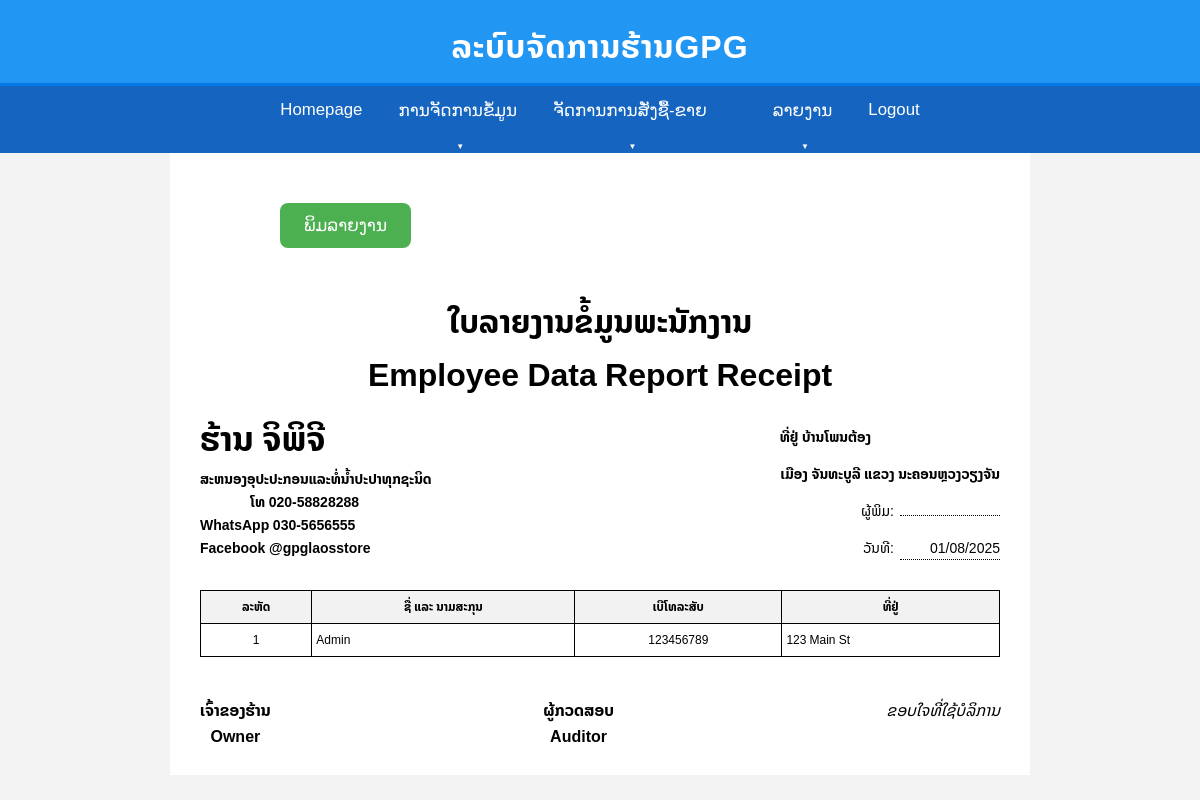
The page /staff_report.php on the database as committed earlier.
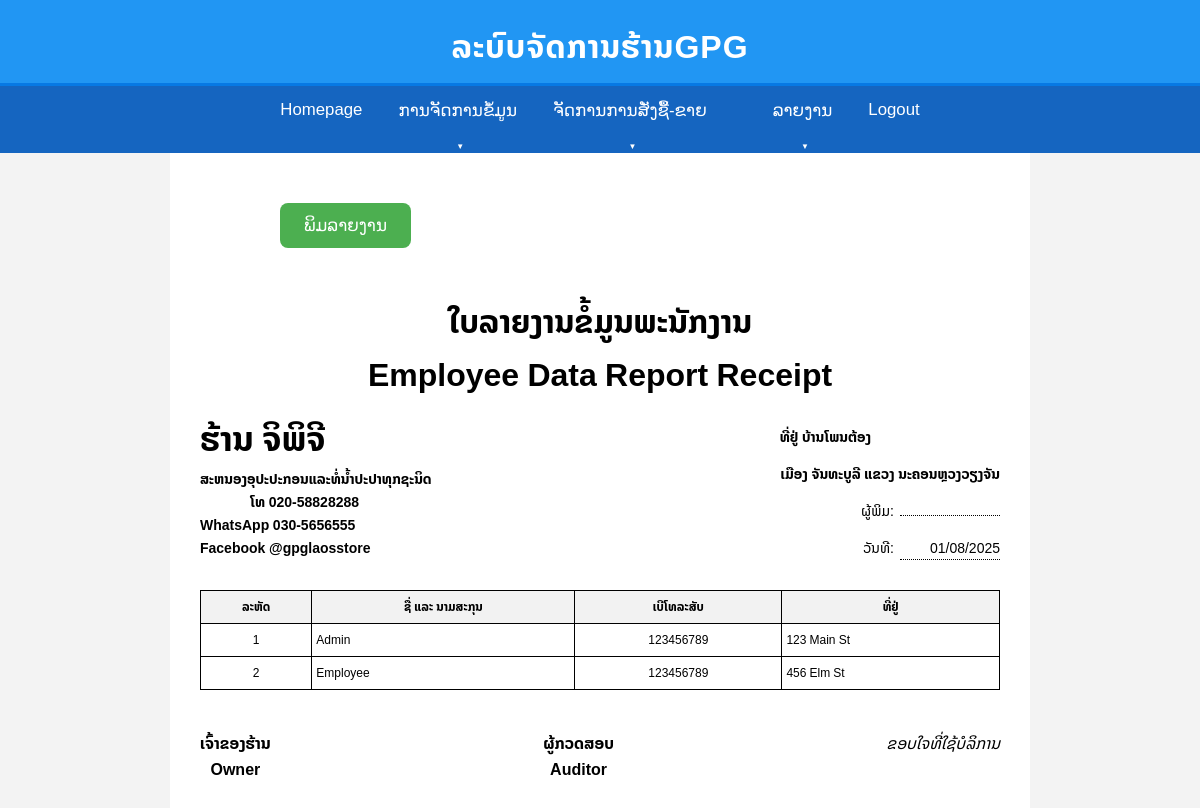
The same page on the database as committed later.
### tables this page shows
CREATE TABLE Employee (
    emp_id INT AUTO_INCREMENT PRIMARY KEY,
    emp_name VARCHAR(255) NOT NULL,
    tel VARCHAR(20),
    password VARCHAR(255) NOT NULL,
    email VARCHAR(255) UNIQUE,
    address TEXT,
    role ENUM('admin', 'employee') NOT NULL DEFAULT 'employee'
);

### staff_report.php (the view, shortened to what this page needs)
<?php
require_once 'db/connection.php';
$employees = [];
$sql = "SELECT emp_id, emp_name, tel, address FROM Employee ORDER BY emp_id ASC";
$result = $conn->query($sql);
if ($result->num_rows > 0) {
    $employees = $result->fetch_all(MYSQLI_ASSOC);
}
?>
<!DOCTYPE html>
<html lang="lo">
<head>
    <link rel="stylesheet" href="assets/css/style.css">
</head>
<body>
<?php include 'includes/navbar.php'; ?>
<div class="receipt-container">
    <div class="container no-print" style="text-align:left;margin-top:20px;">
        <button class="Print-btn" onclick="window.print();">ພິມລາຍງານ</button>
    </div>
    <h2 class="receipt-title">ໃບລາຍງານຂໍ້ມູນພະນັກງານ<br>Employee Data Report Receipt</h2>
    <div class="receipt-header">
        <div class="store-info">
            <h3>ຮ້ານ ຈິພິຈີ</h3>
            <p style="font-weight:bold;">ສະຫນອງອຸປະປະກອນແລະທໍ່ນໍ້າປະປາທຸກຊະນິດ<br>
            <p style="font-weight:bold; margin-left:50px;">ໂທ 020-58828288</p>
            <p style="font-weight:bold;">WhatsApp 030-5656555<br>Facebook @gpglaosstore</p>
        </div>
        <div class="right-info">
            <p style="font-weight:bold; margin-right:129px;">ທີ່ຢູ່ ບ້ານໂພນຕ້ອງ</p>
            <p style="font-weight:bold;">ເມືອງ ຈັນທະບູລີ ແຂວງ ນະຄອນຫຼວງວຽງຈັນ</p>
            <p>ຜູ້ພິມ:<span class="dotted"><?php echo htmlspecialchars($_SESSION['user_name'] ?? ''); ?></span></p>
            <p>ວັນທີ:<span class="dotted"><?php echo date('d/m/Y'); ?></span></p>
        </div>
    </div>
    <table class="receipt-table">
        <thead>
            <tr>
                <th>ລະຫັດ</th>
                <th>ຊື່ ແລະ ນາມສະກຸນ</th>
                <th>ເບີໂທລະສັບ</th>
                <th>ທີ່ຢູ່</th>
            </tr>
        </thead>
        <tbody>
            <?php
            if (!empty($employees)):
                foreach ($employees as $employee):
            ?>
                <tr>
                    <td><?php echo htmlspecialchars($employee['emp_id']); ?></td>
                    <td class="text-left"><?php echo htmlspecialchars($employee['emp_name']); ?></td>
                    <td><?php echo htmlspecialchars($employee['tel']); ?></td>
                    <td class="text-left"><?php echo htmlspecialchars($employee['address']); ?></td>
                </tr>
            <?php
                endforeach;
            else:
            ?>
                <tr>
                    <td colspan="4">ບໍ່ມີຂໍ້ມູນພະນັກງານ.</td>
                </tr>
            <?php endif; ?>
        </tbody>
    </table>
    <div class="receipt-footer">
        <div style="text-align:center; font-weight:bold;">
            <p>ເຈົ້າຂອງຮ້ານ<br>Owner</p>
        </div>
        <div style="text-align:center; font-weight:bold;">
            <p>ຜູ້ກວດສອບ<br>Auditor</p>
        </div>
        <div style="text-align:center;">
            <p style="text-align:right;font-style:italic;">ຂອບໃຈທີ່ໃຊ້ບໍລິການ</p>
        </div>
    </div>
</div>
</body>
</html>

Rows that differ between the two databases and show on the page:
added employee: emp_id "2", emp_name "Employee", tel "123456789", address "456 Elm St"
